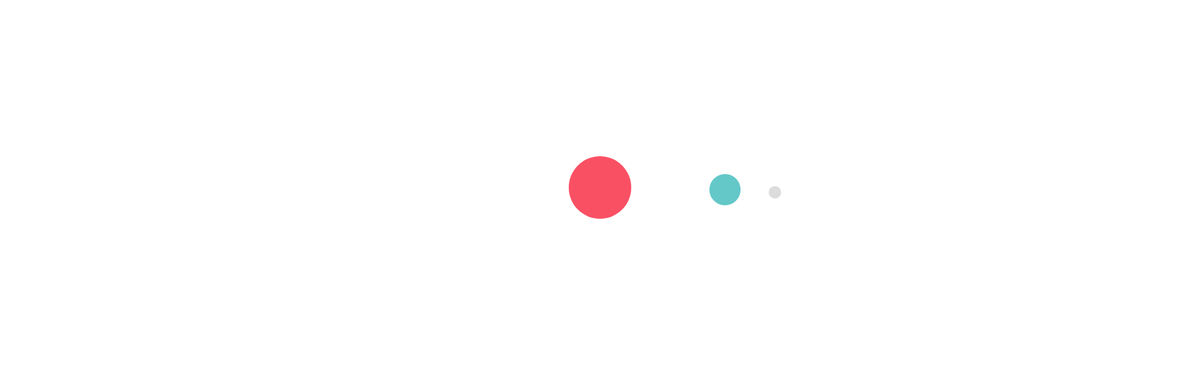
Frame 1 (no input)
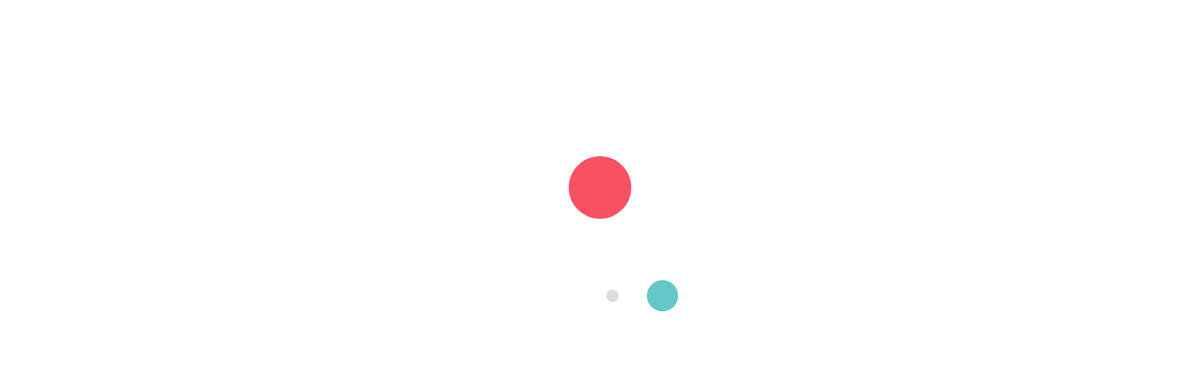
Frame 60 (no input)
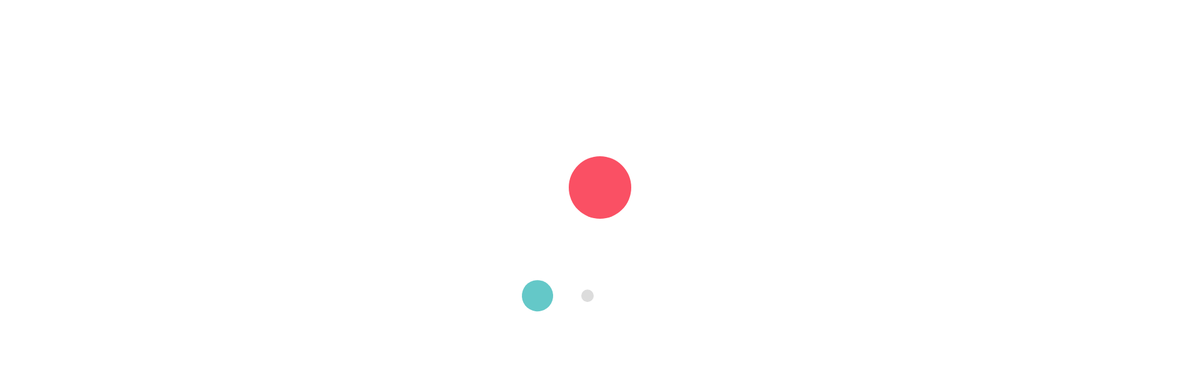
Frame 120 (the mouse pressed at the canvas centre since frame 60)

The p5.js sketch that drew these frames (run headless with seeded random() and noise() and a simulated clock; from frame 60 on, the mouse is pressed at the canvas centre):

// p5.js sketch
// ── sketch.js
function setup() {
   createCanvas(1920,600);
}

function draw() {
   background(255);
   noStroke();
   fill(250,80,100);
   circle(width/2,300,100);
   push();
   translate(width/2,300);
   rotate(radians(frameCount));
   noStroke();
   fill(100,200,200);
   circle(200,0,50);
   push();
   translate(200,0);
   rotate(radians(frameCount*2));
   fill(220,220,220);
   circle(80,0,20);
   pop();
   pop();
}
